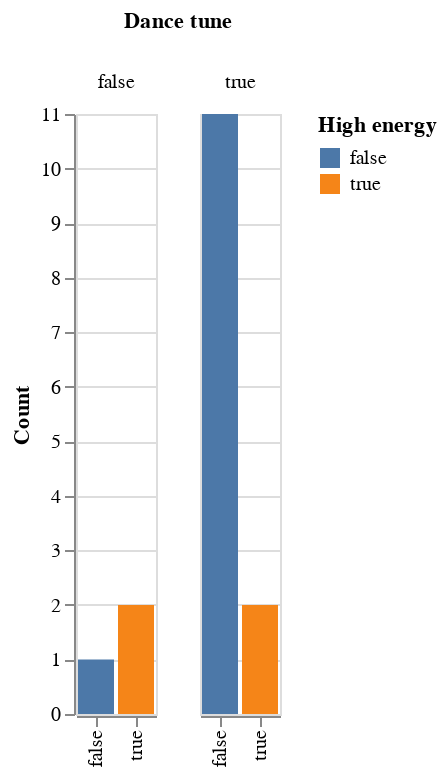

Source (notebook cell):
### Markdown cell above
Based on this information, we can **analyze the composition** of our modified DataFrame using Altair. For example, one could think: out of the dance tunes, are most high energy or low energy? 

Here's a way to find out using Altair:

### Code cell
bars = alt.Chart().mark_bar().encode(
    x=alt.X('energy_tune', title=""),
    y=alt.Y('count()', title='Count'),
    color=alt.Color('energy_tune', title="High energy")
)

alt.layer(bars, data=feature_based_tracks).facet(
    column=alt.Column('dance_tune', title = "Dance tune")
)

### Figure 1 — Vega-Lite specification as saved in the notebook (floating-point values rounded to 4 significant figures)
{"config": {"view": {"continuousWidth": 400, "continuousHeight": 300}}, "data": {"name": "data-5c818dcb123d087eff969d9307d2dc6d"}, "facet": {"column": {"field": "dance_tune", "title": "Dance tune", "type": "nominal"}}, "spec": {"layer": [{"mark": "bar", "encoding": {"color": {"field": "energy_tune", "title": "High energy", "type": "nominal"}, "x": {"field": "energy_tune", "title": "", "type": "nominal"}, "y": {"aggregate": "count", "title": "Count", "type": "quantitative"}}}]}, "$schema": "https://vega.github.io/schema/vega-lite/v4.17.0.json", "datasets": {"data-5c818dcb123d087eff969d9307d2dc6d": [{"artist": "Shaggy", "album": "Boombastic", "track_name": "Boombastic", "track_id": "4fxF8ljwryMZX5c9EKrLFE", "danceability": 0.867, "energy": 0.538, "key": 2, "loudness": -16.18, "mode": 1, "speechiness": 0.361, "instrumentalness": 1.75e-05, "liveness": 0.316, "valence": 0.781, "tempo": 158.3, "duration_ms": 249933, "time_signature": 4, "dance_tune": true, "energy_tune": false}, {"artist": "Ini Kamoze", "album": "Here Comes The Hotstepper", "track_name": "Here Comes the Hotstepper - Heartical Mix", "track_id": "3QRM0qZB7oMYavveH0iEqx", "danceability": 0.889, "energy": 0.454, "key": 4, "loudness": -8.598, "mode": 0, "speechiness": 0.221, "instrumentalness": 0.000186, "liveness": 0.203, "valence": 0.436, "tempo": 100.4, "duration_ms": 250467, "time_signature": 4, "dance_tune": true, "energy_tune": false}, {"artist": "Shaggy", "album": "Boombastic", "track_name": "In The Summertime", "track_id": "726KAdf3k8Ce8W95O38XNI", "danceability": 0.734, "energy": 0.684, "key": 1, "loudness": -13.82, "mode": 1, "speechiness": 0.227, "instrumentalness": 0.0, "liveness": 0.0497, "valence": 0.962, "tempo": 173.6, "duration_ms": 238360, "time_signature": 4, "dance_tune": false, "energy_tune": false}, {"artist": "Afroman", "album": "Waiting to Inhale", "track_name": "Colt 40ty Fiva", "track_id": "3hody5PjTIzwoiV3hnAvWL", "danceability": 0.666, "energy": 0.751, "key": 0, "loudness": -5.355, "mode": 0, "speechiness": 0.216, "instrumentalness": 0.0, "liveness": 0.294, "valence": 0.607, "tempo": 175.9, "duration_ms": 201440, "time_signature": 4, "dance_tune": false, "energy_tune": true}, {"artist": "Salt-N-Pepa", "album": "Very Necessary", "track_name": "Shoop", "track_id": "0Pu71wxadDlB8fJXfjIjeJ", "danceability": 0.939, "energy": 0.675, "key": 0, "loudness": -7.232, "mode": 1, "speechiness": 0.211, "instrumentalness": 0.0, "liveness": 0.0565, "valence": 0.795, "tempo": 96.92, "duration_ms": 248573, "time_signature": 4, "dance_tune": true, "energy_tune": false}, {"artist": "Shaggy", "album": "The Boombastic Collection - Best of Shaggy", "track_name": "It Wasn't Me", "track_id": "0OaunKfsxkgBvPv68jBbmm", "danceability": 0.852, "energy": 0.604, "key": 0, "loudness": -4.569, "mode": 1, "speechiness": 0.0642, "instrumentalness": 0.0, "liveness": 0.327, "valence": 0.667, "tempo": 94.76, "duration_ms": 227547, "time_signature": 4, "dance_tune": true, "energy_tune": false}, {"artist": "House Of Pain", "album": "House of Pain (Fine Malt Lyrics)", "track_name": "Jump Around", "track_id": "3TZwjdclvWt7iPJUnMpgcs", "danceability": 0.854, "energy": 0.71, "key": 4, "loudness": -6.32, "mode": 0, "speechiness": 0.0793, "instrumentalness": 8.72e-05, "liveness": 0.166, "valence": 0.818, "tempo": 106.9, "duration_ms": 214947, "time_signature": 4, "dance_tune": true, "energy_tune": false}, {"artist": "Vanilla Ice", "album": "Ice Ice Baby", "track_name": "Ice Ice Baby - Radio Edit", "track_id": "3sy0rren2cVFNfkDxa0q2e", "danceability": 0.977, "energy": 0.488, "key": 2, "loudness": -15.96, "mode": 1, "speechiness": 0.12, "instrumentalness": 0.0, "liveness": 0.0826, "valence": 0.77, "tempo": 115.7, "duration_ms": 231773, "time_signature": 4, "dance_tune": true, "energy_tune": false}, {"artist": "Beastie Boys", "album": "Ill Communication", "track_name": "Sure Shot", "track_id": "21REQ1bCUWphT2QK3bLWYQ", "danceability": 0.692, "energy": 0.799, "key": 1, "loudness": -7.924, "mode": 1, "speechiness": 0.164, "instrumentalness": 0.0, "liveness": 0.301, "valence": 0.549, "tempo": 97.98, "duration_ms": 199667, "time_signature": 4, "dance_tune": false, "energy_tune": true}, {"artist": "Afroman", "album": "The Good Times", "track_name": "Crazy Rap (Colt 45 & 2 Zig Zags)", "track_id": "1ACZpHI5vZ5Ea4xGlkdGWM", "danceability": 0.927, "energy": 0.367, "key": 9, "loudness": -7.797, "mode": 1, "speechiness": 0.382, "instrumentalness": 0.0, "liveness": 0.132, "valence": 0.576, "tempo": 99.05, "duration_ms": 328667, "time_signature": 4, "dance_tune": true, "energy_tune": false}, {"artist": "N.W.A.", "album": "Straight Outta Compton", "track_name": "Straight Outta Compton", "track_id": "5QKM7U6l7bMdJItolkM4x4", "danceability": 0.779, "energy": 0.984, "key": 5, "loudness": -2.381, "mode": 0, "speechiness": 0.212, "instrumentalness": 0.0, "liveness": 0.534, "valence": 0.402, "tempo": 102.1, "duration_ms": 243333, "time_signature": 4, "dance_tune": true, "energy_tune": true}, {"artist": "Vanilla Ice", "album": "To The Extreme", "track_name": "Play That Funky Music", "track_id": "1Ezs8eYxuZjhlgyoI1Bo76", "danceability": 0.851, "energy": 0.514, "key": 4, "loudness": -15.28, "mode": 0, "speechiness": 0.165, "instrumentalness": 3.58e-06, "liveness": 0.381, "valence": 0.573, "tempo": 100.4, "duration_ms": 285800, "time_signature": 4, "dance_tune": true, "energy_tune": false}, {"artist": "Naughty By Nature", "album": "19 Naughty III", "track_name": "Hip Hop Hooray", "track_id": "1w29UTa5uUvIri2tWtZ12Y", "danceability": 0.862, "energy": 0.642, "key": 6, "loudness": -13.65, "mode": 0, "speechiness": 0.101, "instrumentalness": 0.0, "liveness": 0.272, "valence": 0.765, "tempo": 99.2, "duration_ms": 267267, "time_signature": 4, "dance_tune": true, "energy_tune": false}, {"artist": "Toots & The Maytals", "album": "Funky Kingston", "track_name": "Funky Kingston", "track_id": "26WPI2aksB9XdqmeLfca5z", "danceability": 0.777, "energy": 0.458, "key": 11, "loudness": -12.36, "mode": 1, "speechiness": 0.0841, "instrumentalness": 0.00295, "liveness": 0.0423, "valence": 0.961, "tempo": 99.05, "duration_ms": 295667, "time_signature": 4, "dance_tune": true, "energy_tune": false}, {"artist": "Falz", "album": "Moral Instruction", "track_name": "Follow Follow", "track_id": "3bdI204XePeCKFfm49qh7d", "danceability": 0.803, "energy": 0.882, "key": 7, "loudness": -7.394, "mode": 1, "speechiness": 0.413, "instrumentalness": 1.06e-05, "liveness": 0.359, "valence": 0.804, "tempo": 127.2, "duration_ms": 157480, "time_signature": 4, "dance_tune": true, "energy_tune": true}, {"artist": "Blackstreet", "album": "Another Level", "track_name": "No Diggity", "track_id": "6MdqqkQ8sSC0WB4i8PyRuQ", "danceability": 0.867, "energy": 0.646, "key": 1, "loudness": -4.674, "mode": 0, "speechiness": 0.288, "instrumentalness": 0.0, "liveness": 0.279, "valence": 0.67, "tempo": 88.63, "duration_ms": 304600, "time_signature": 4, "dance_tune": true, "energy_tune": false}]}}
